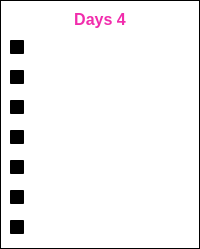
                 <widget class="QWidget" name="Day4">
                  <property name="styleSheet">
                   <string notr="true">background-color: qlineargradient(spread:pad, x1:0, y1:0, x2:1, y2:1, stop:0 rgba(0, 0, 0, 0), stop:1 rgba(255, 255, 255, 0));</string>
                  </property>
                  <layout class="QHBoxLayout" name="horizontalLayout_13">
                   <property name="spacing">
                    <number>0</number>
                   </property>
                   <property name="leftMargin">
                    <number>0</number>
                   </property>
                   <property name="topMargin">
                    <number>0</number>
                   </property>
                   <property name="rightMargin">
                    <number>0</number>
                   </property>
                   <property name="bottomMargin">
                    <number>0</number>
                   </property>
                   <item>
                    <widget class="QFrame" name="SubjectDays_4">
                     <property name="sizePolicy">
                      <sizepolicy hsizetype="Minimum" vsizetype="Preferred">
                       <horstretch>0</horstretch>
                       <verstretch>0</verstretch>
                      </sizepolicy>
                     </property>
                     <property name="frameShape">
                      <enum>QFrame::StyledPanel</enum>
                     </property>
                     <property name="frameShadow">
                      <enum>QFrame::Raised</enum>
                     </property>
                     <layout class="QVBoxLayout" name="verticalLayout_7">
                      <item>
                       <widget class="QLabel" name="Subject4DaysHeading">
                        <property name="maximumSize">
                         <size>
                          <width>16777215</width>
                          <height>100</height>
                         </size>
                        </property>
                        <property name="font">
                         <font>
                          <pointsize>12</pointsize>
                          <weight>75</weight>
                          <bold>true</bold>
                         </font>
                        </property>
                        <property name="styleSheet">
                         <string notr="true">QLabel{
	
color: rgb(241, 44, 172);
border-radius:10px;

}</string>
                        </property>
                        <property name="midLineWidth">
                         <number>4</number>
                        </property>
                        <property name="text">
                         <string>Days 4</string>
                        </property>
                        <property name="alignment">
                         <set>Qt::AlignCenter</set>
                        </property>
                       </widget>
                      </item>
                      <item>
                       <widget class="QCheckBox" name="Subject4Sunday">
                        <property name="font">
                         <font>
                          <pointsize>11</pointsize>
                         </font>
                        </property>
                        <property name="styleSheet">
                         <string notr="true">QCheckBox{

	color: rgb(255, 255, 255);
}</string>
                        </property>
                        <property name="text">
                         <string>Sun</string>
                        </property>
                        <property name="tristate">
                         <bool>false</bool>
                        </property>
                       </widget>
                      </item>
                      <item>
                       <widget class="QCheckBox" name="Subject4Monday">
                        <property name="font">
                         <font>
                          <pointsize>11</pointsize>
                         </font>
                        </property>
                        <property name="styleSheet">
                         <string notr="true">QCheckBox{

	color: rgb(255, 255, 255);
}</string>
                        </property>
                        <property name="text">
                         <string>Mon</string>
                        </property>
                        <property name="tristate">
                         <bool>false</bool>
                        </property>
                       </widget>
                      </item>
                      <item>
                       <widget class="QCheckBox" name="Subject4Tuesday">
                        <property name="font">
                         <font>
                          <pointsize>11</pointsize>
                         </font>
                        </property>
                        <property name="styleSheet">
                         <string notr="true">QCheckBox{

	color: rgb(255, 255, 255);
}</string>
                        </property>
                        <property name="text">
                         <string>Tue</string>
                        </property>
                        <property name="tristate">
                         <bool>false</bool>
                        </property>
                       </widget>
                      </item>
                      <item>
                       <widget class="QCheckBox" name="Subject4Wednesday">
                        <property name="font">
                         <font>
                          <pointsize>11</pointsize>
                         </font>
                        </property>
                        <property name="styleSheet">
                         <string notr="true">QCheckBox{

	color: rgb(255, 255, 255);
}</string>
                        </property>
                        <property name="text">
                         <string>Wed</string>
                        </property>
                        <property name="tristate">
                         <bool>false</bool>
                        </property>
                       </widget>
                      </item>
                      <item>
                       <widget class="QCheckBox" name="Subject4Thursday">
                        <property name="font">
                         <font>
                          <pointsize>11</pointsize>
                         </font>
                        </property>
                        <property name="styleSheet">
                         <string notr="true">QCheckBox{

	color: rgb(255, 255, 255);
}</string>
                        </property>
                        <property name="text">
                         <string>Thu</string>
                        </property>
                        <property name="tristate">
                         <bool>false</bool>
                        </property>
                       </widget>
                      </item>
                      <item>
                       <widget class="QCheckBox" name="Subject4Friday">
                        <property name="font">
                         <font>
                          <pointsize>11</pointsize>
                         </font>
                        </property>
                        <property name="styleSheet">
                         <string notr="true">QCheckBox{

	color: rgb(255, 255, 255);
}</string>
                        </property>
                        <property name="text">
                         <string>Fri</string>
                        </property>
                        <property name="tristate">
                         <bool>false</bool>
                        </property>
                       </widget>
                      </item>
                      <item>
                       <widget class="QCheckBox" name="Subject4Saturday">
                        <property name="font">
                         <font>
                          <pointsize>11</pointsize>
                         </font>
                        </property>
                        <property name="styleSheet">
                         <string notr="true">QCheckBox{

	color: rgb(255, 255, 255);
}</string>
                        </property>
                        <property name="text">
                         <string>Sat</string>
                        </property>
                        <property name="tristate">
                         <bool>false</bool>
                        </property>
                       </widget>
                      </item>
                     </layout>
                    </widget>
                   </item>
                  </layout>
                 </widget>
